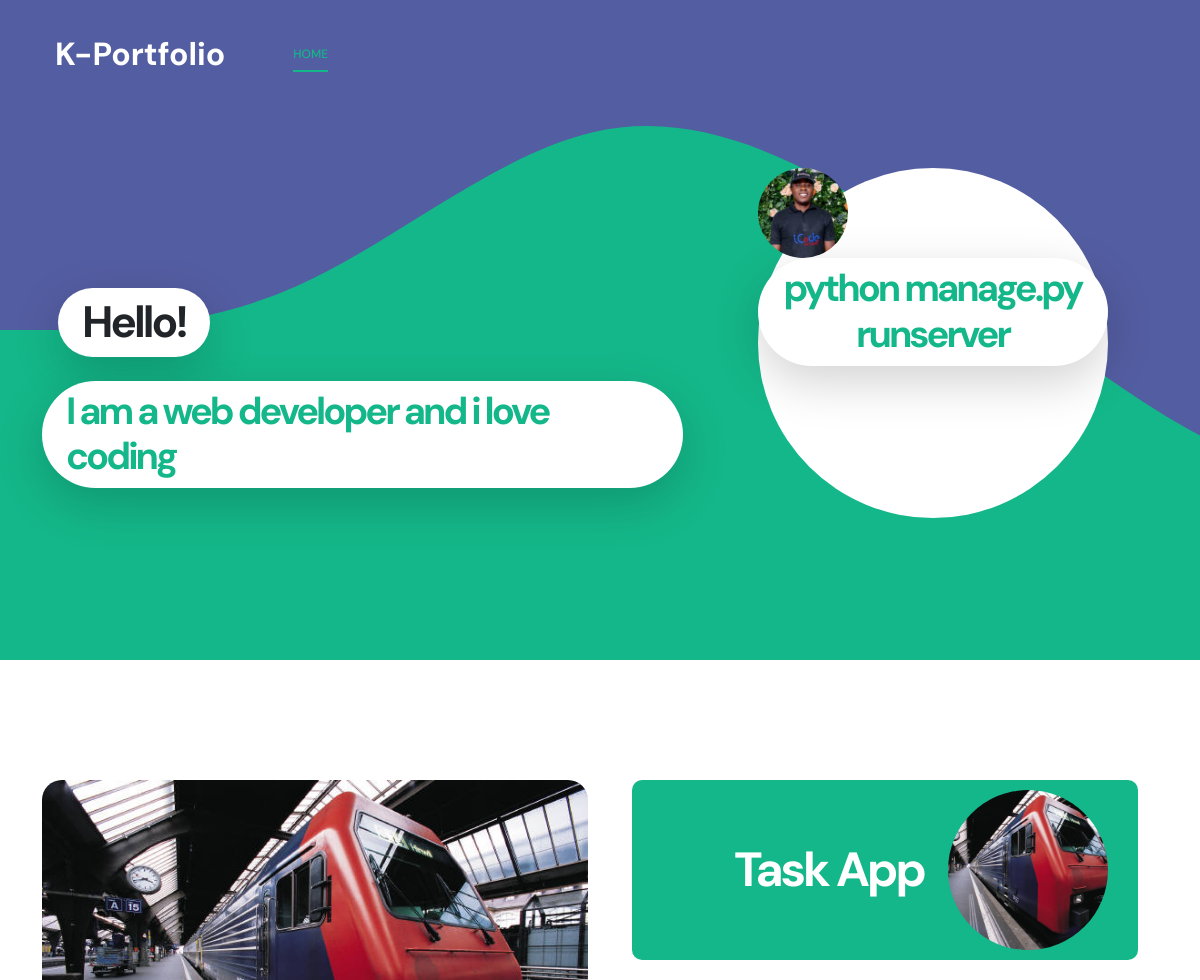
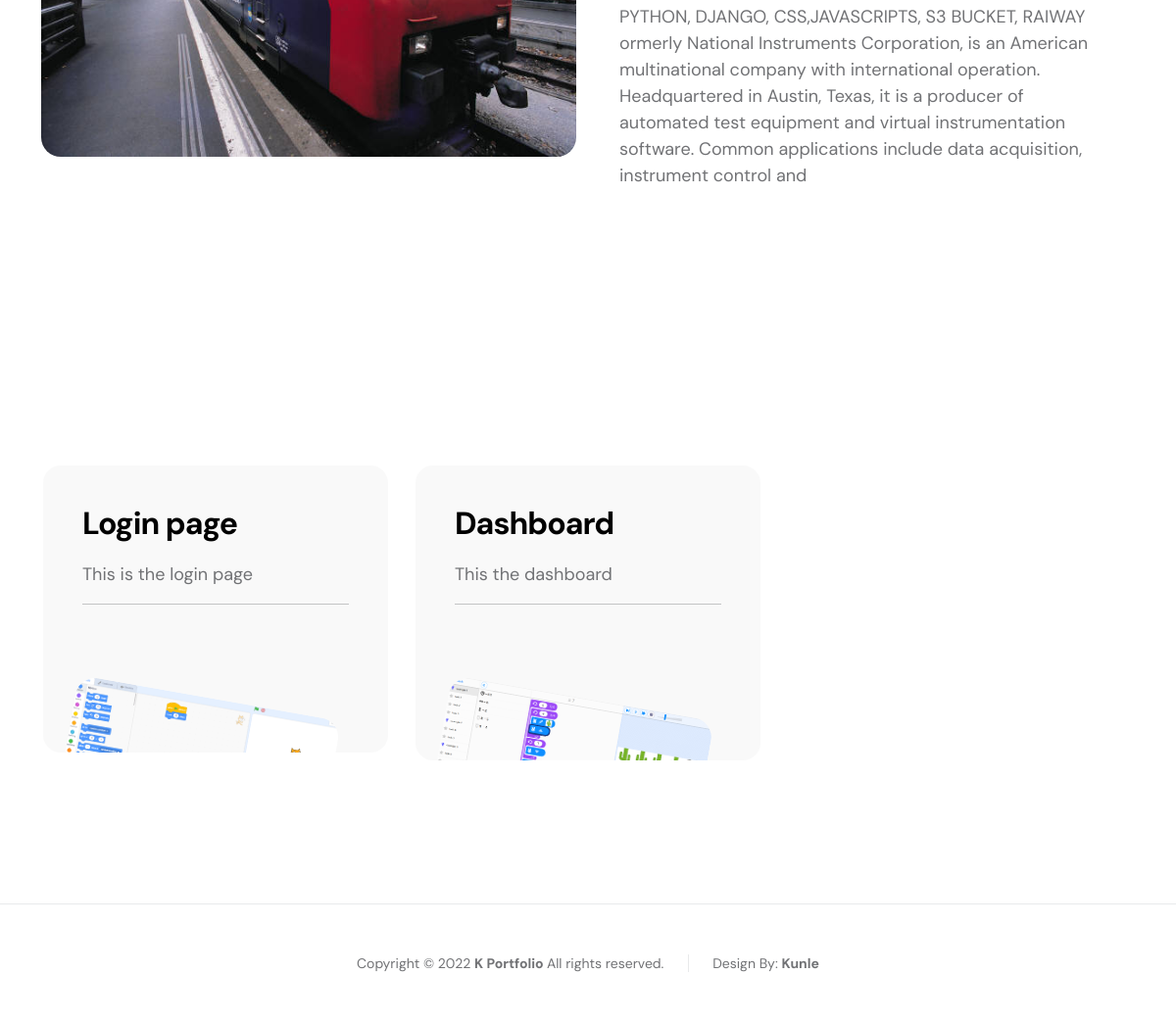
The page /projects/task-app on the database its author committed (2 pictures, top to bottom).
### portfolio/models.py (models this page shows, shortened)
class Project(models.Model):
    user=models.ForeignKey(myUser,  on_delete=models.CASCADE, null=True, blank=True)
    name=models.CharField(max_length=100, null=False, blank=False)
    description=models.TextField()
    category=models.ForeignKey(Category, on_delete=models.CASCADE, null=False, blank=False)
    image=models.ImageField(upload_to='project_images')
    slug=models.SlugField(unique=True)
    project_link=models.CharField(max_length=200, null=True, blank=True)
    github_link=models.CharField(max_length=200, null=True, blank=True)

class Project_upload(models.Model):
    user=models.ForeignKey(myUser,  on_delete=models.CASCADE, null=True, blank=True)
    title=models.CharField(max_length=100, null=False, blank=False)
    description=models.TextField()
    category=models.ForeignKey(Category, on_delete=models.CASCADE, null=False, blank=False)
    image=models.ImageField(upload_to='project_images')

### portfolio/views.py (the view)
# urls.py: path('projects/<str:portfolio_slug>', views.project_view, name='project-view'),
def project_view(request, portfolio_slug):
    project=Project.objects.get(slug=portfolio_slug)
    more_images=Project_upload.objects.filter(category=project.category.id)
    context={'project':project, 'images':more_images}
    return render(request, 'portfolio/project_view.html' , context)

### portfolio/templates/portfolio/project_view.html (shortened to what this page needs)
{% extends 'portfolio/main.html' %}
{%load static%}
{%block menu%}
<div class="collapse navbar-collapse" id="navbarNav">
    <ul class="navbar-nav ms-lg-5">
        <li class="nav-item">
            <a class="nav-link " href="{%url 'home'%}">Home</a>
        </li>
    </ul>
</div>
{%endblock%}
{% block about %}
<section class="about section-padding" id="section_2">
    <div class="container">
        <div class="row">
            <div class="col-lg-6 col-12">
                <img src="{{project.image.url}}" class="about-image img-fluid" alt="">
            </div>
            <div class="col-lg-6 col-12 mt-5 mt-lg-0">
                <div class="about-thumb">
                    <div class="section-title-wrap d-flex justify-content-end align-items-center mb-4">
                        <h2 class="text-white me-4 mb-0">{{project.name}}</h2>
                        <img src="{{project.image.url}}" class="avatar-image img-fluid" alt="">
                    </div>
                    <p>{{project.description |urlize}}</p>
                </div>
            </div>
        </div>
    </div>
</section>
{%endblock%}
{% block project %}
<section class="projects section-padding" id="section_4">
    <div class="container">
        <div class="row">
            {% for image in images%}
            <div class="col-lg-4 col-md-6 col-12">
                <div class="projects-thumb">
                    <div class="projects-info">
                        <h4 class="projects-title">{{image.title}}</h4>
                        <p >{{image.description | linebreaks| truncatewords:15}}</p>
                    </div>
                            <hr>
                    <a href="{{image.image.url}}" class="popup-image">
                        <img src="{{image.image.url}}" class="projects-image img-fluid" alt="">
                    </a>
                </div>
            </div>
                {% endfor %}
        </div>
    </div>
</section>
{% endblock %}

### portfolio/static/portfolio/css/templatemo-first-portfolio-style.css (style rules this page uses)
:root { --white-color: #ffffff; --primary-color: #535da1; --secondary-color: #14B789; --section-bg-color: #f9f9f9; --dark-color: #000000; --p-color: #717275; --border-color: #e9eaeb; --featured-border-color: #727aab; --body-font-family: 'DM Sans', sans-serif; --h1-font-size: 62px; --h2-font-size: 48px; --h3-font-size: 36px; --h4-font-size: 32px; --h5-font-size: 24px; --h6-font-size: 22px; --p-font-size: 18px; --menu-font-size: 12px; --copyright-font-size: 14px; --border-radius-large: 100px; --border-radius-medium: 20px; --border-radius-small: 10px; --font-weight-normal: 400; --font-weight-medium: 500; --font-weight-bold: 700; }
body { background: var(--white-color); font-family: var(--body-font-family); }
h2, h3, h4, h5, h6 { color: var(--dark-color); }
h1, h2, h3, h4, h5, h6 { font-weight: var(--font-weight-bold); letter-spacing: -1px; }
h2 { font-size: var(--h2-font-size); color: var(--secondary-color); letter-spacing: -3px; }
h4 { font-size: var(--h4-font-size); }
p { color: var(--p-color); font-size: var(--p-font-size); font-weight: var(--font-weight-normal); }
ul li { color: var(--p-color); font-size: var(--p-font-size); font-weight: var(--font-weight-normal); }
a, button { touch-action: manipulation; transition: all 0.3s; }
a { color: var(--p-color); text-decoration: none; }
.section-padding { padding-top: 120px; padding-bottom: 120px; }
.section-title-wrap { background: var(--secondary-color); border-radius: var(--border-radius-small); padding: 10px 30px; }
.avatar-image { border-radius: var(--border-radius-large); width: 160px; height: 160px; object-fit: cover; }
.navbar-expand-lg .navbar-nav .nav-link { padding-right: 0; padding-left: 0; margin-right: 20px; margin-left: 20px; }
.navbar-nav .nav-link { display: inline-block; color: var(--section-bg-color); font-size: var(--menu-font-size); font-weight: var(--font-weight-medium); text-transform: uppercase; position: relative; padding-top: 15px; padding-bottom: 15px; }
.navbar-nav .nav-link::after { content: ""; background: transparent; position: absolute; bottom: 6px; right: 0; left: 0; width: 100%; height: 2px; }
.navbar-nav .nav-link.active::after, .navbar-nav .nav-link:hover::after { background: var(--secondary-color); }
.navbar-nav .nav-link.active, .navbar-nav .nav-link:hover { color: var(--secondary-color); }
.about-image { border-radius: var(--border-radius-medium); }
.about-thumb { padding-right: 20px; padding-left: 20px; }
.projects-thumb { background: var(--section-bg-color); border: 2px solid var(--white-color); border-radius: var(--border-radius-medium); position: relative; overflow: hidden; margin-top: 24px; margin-bottom: 24px; padding: 40px; transition: all ease 0.5s; }
.projects-thumb .popup-image { display: block; width: 100%; height: 100%; }
.projects-image { border-radius: var(--border-radius-medium); display: block; width: 100%; transform: rotate(10deg) translateY(80px); transition: all ease 0.5s; }
.projects-title { margin-bottom: 20px; }

### rows shown on the page
Project: image (picture), name "Task App", description "PYTHON, DJANGO, CSS,JAVASCRIPTS, S3 BUCKET, RAIWAY ormerly National Instruments Corporation, is an American multinational company with international operation. Headquartered in Austin, Texas, it is a producer of automated test equipment and virtual instrumentation software. Common applications include data acquisition, instrument control and"
Project_upload: title "Login page", description "This is the login page", image (picture)
Project_upload: title "Dashboard", description "This the dashboard", image (picture)
